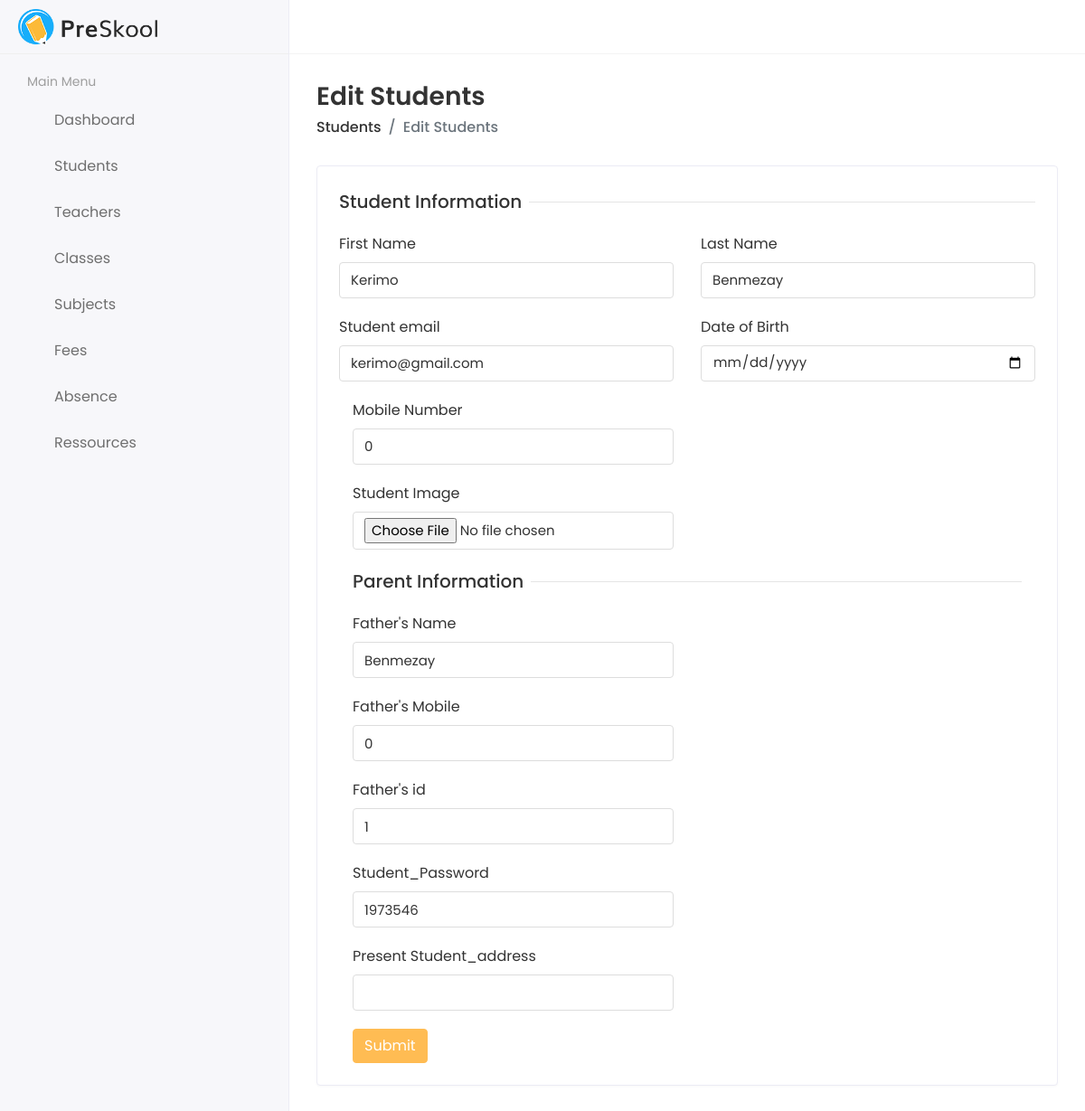
Screenshot of /Pre-School-Template/html-template/edit-student.php?updateid=2 with the database file from the repository.
### tables this page shows
CREATE TABLE `student` (
  `Student_Id` int(11) NOT NULL,
  `Supervisor_Id` int(11) NOT NULL,
  `Student_FirstName` varchar(45) NOT NULL,
  `Student_LastName` varchar(45) NOT NULL,
  `Student_Mail` varchar(45) NOT NULL,
  `Student_Password` varchar(45) NOT NULL,
  `Student_Birthday` date NOT NULL,
  `Student_address` varchar(45) NOT NULL,
  `Student_Phone_number` int(11) NOT NULL,
  `image` blob DEFAULT NULL
);

CREATE TABLE `supervisor` (
  `Supervisor_Id` int(11) NOT NULL,
  `Supervisor_FirstName` varchar(45) NOT NULL,
  `Supervisor_LastName` varchar(45) NOT NULL,
  `School_Id` int(11) NOT NULL,
  `Supervisor_Mail` varchar(45) NOT NULL,
  `Password_User` varchar(45) NOT NULL,
  `Mobile_number` int(11) NOT NULL
);

### Pre-School-Template/html-template/edit-student.php (the view, shortened to what this page needs)
<!DOCTYPE html>
<html lang="en">
   <head>
      <link rel="stylesheet" href="assets/plugins/bootstrap/css/bootstrap.min.css">
      <link rel="stylesheet" href="assets/plugins/fontawesome/css/fontawesome.min.css">
      <link rel="stylesheet" href="assets/plugins/fontawesome/css/all.min.css">
      <link rel="stylesheet" href="assets/css/style.css">
   </head>
   <body>
   <div class="main-wrapper">
   <div class="header">
            <div class="header-left">
               <a href="index.php" class="logo">
               <img src="assets/img/logo.png" alt="Logo">
               </a>
            </div>
            <a href="javascript:void(0);" id="toggle_btn">
            <i class="fas fa-align-left"></i>
            </a>
         </div>
         <div class="sidebar" id="sidebar">
            <div class="sidebar-inner slimscroll">
               <div id="sidebar-menu" class="sidebar-menu">
                  <ul>
                     <li class="menu-title">
                        <span>Main Menu</span>
                     </li>
                     <li class="submenu">
                        <a href="index.php"><i class="fas fa-user-graduate"></i> <span> Dashboard</span> <span class="menu-arrow"></span></a>
                     </li>
                     <li class="submenu">
                        <a href="#"><i class="fas fa-user-graduate"></i> <span> Students</span> <span class="menu-arrow"></span></a>
                     </li>
                     <li class="submenu">
                        <a href="#"><i class="fas fa-chalkboard-teacher"></i> <span> Teachers</span> <span class="menu-arrow"></span></a>
                     </li>
<li class="submenu">
<a href="#"><i class="fas fa-building"></i> <span> Classes</span> <span class="menu-arrow"></span></a>
</li>
                     <li class="submenu">
                        <a href="#"><i class="fas fa-book-reader"></i> <span> Subjects</span> <span class="menu-arrow"></span></a>
                     </li>
                     <li>
                        <a href="fees.php"><i class="fas fa-comment-dollar"></i> <span>Fees</span></a>
                     </li>
                     <li>
                            <a href="absence.php"><i class="fas fa-holly-berry"></i> <span>Absence</span></a>
                        </li>
                        <li>
<a href="event.php"><i class="fas fa-calendar-day"></i> <span>Ressources</span></a>
</li>
                  </ul>
               </div>
            </div>
         </div>
         <div class="page-wrapper">
            <div class="content container-fluid">
               <div class="page-header">
                  <div class="row align-items-center">
                     <div class="col">
                        <h3 class="page-title">Edit Students</h3>
                        <ul class="breadcrumb">
                           <li class="breadcrumb-item"><a href="students.php">Students</a></li>
                           <li class="breadcrumb-item active">Edit Students</li>
                        </ul>
                     </div>
                  </div>
               </div>
               <?php
               include "connexion.php";
               $ID=$_GET["updateid"];
               $Query="SELECT * FROM student where Student_Id=$ID;";
               $res= mysqli_query($db,$Query);
               $row=mysqli_fetch_row($res);
               $Query2="SELECT * FROM supervisor where Supervisor_Id=$row[1];";
               $res2= mysqli_query($db,$Query2);
               $row2=mysqli_fetch_row($res2);
               ?>
               <div class="row">
                  <div class="col-sm-12">
                     <div class="card">
                        <div class="card-body">
                        <form  method="POST">
                              <div class="row">
                                 <div class="col-12">
                                    <h5 class="form-title"><span>Student Information</span></h5>
                                 </div>
                                 <div class="col-12 col-sm-6">
                                    <div class="form-group">
                                       <label>First Name</label>
                                       <input type="text" class="form-control" name="Student_FirstName" value="<?php echo $row[2]?>">
                                    </div>
                                 </div>
                                 <div class="col-12 col-sm-6">
                                    <div class="form-group">
                                       <label>Last Name</label>
                                       <input type="text" class="form-control" name="Student_LastName"  value="<?php echo $row[3]?>">
                                    </div>
                                 </div>
                                 <div class="col-12 col-sm-6">
                                    <div class="form-group">
                                       <label>Student email</label>
                                       <input type="Student_Mail" class="form-control" name="Student_Mail"  value="<?php echo $row[4]?>">
                                    </div>
                                 </div>
                                 <div class="col-12 col-sm-6">
                                    <div class="form-group">
                                       <label>Date of Birth</label>
                                       <div>
                                          <input type="date" class="form-control" name="Student_Birthday"  value="<?php echo $row[5]?>">
                                       </div>
                                    </div>
                                 </div>
                                 </div>
                                 <div class="col-12 col-sm-6">
                                    <div class="form-group">
                                       <label>Mobile Number</label>
                                       <input type="text" class="form-control" name="Student_Phone_number"  value="<?php echo $row[8]?>">
                                    </div>
                                 </div>
                                 <div class="col-12 col-sm-6">
                                    <div class="form-group">
                                       <label>Student Image</label>
                                       <input type="file" class="form-control" name="image" >
                                    </div>
                                 </div>
                                 <div class="col-12">
                                    <h5 class="form-title"><span>Parent Information</span></h5>
                                 </div>
                                 <div class="col-12 col-sm-6">
                                    <div class="form-group">
                                       <label>Father's Name</label>
                                       <input type="text" class="form-control" value="<?php echo $row2[2]?>">
                                    </div>
                                 </div>
                                 <div class="col-12 col-sm-6">
                                    <div class="form-group">
                                       <label>Father's Mobile</label>
                                       <input type="text" class="form-control" value="<?php echo $row2[6]?>">
                                    </div>
                                 </div>
                                 <div class="col-12 col-sm-6">
                                    <div class="form-group">
                                       <label>Father's id</label>
                                       <input type="Student_Mail" class="form-control" name="Supervisor_Id" value="<?php echo $row2[0]?>">
                                    </div>
                                 </div>
                                 <div class="col-12 col-sm-6">
                                    <div class="form-group">
                                       <label> Student_Password</label>
                                       <input type="Student_Password" class="form-control" name="Student_Password" value="<?php echo $row2[5]?>">
                                    </div>
                                 </div>
                                 <div class="col-12 col-sm-6">
                                    <div class="form-group">
                                       <label>Present Student_address</label>
                                       <input class="form-control" name="Student_address" value="<?php echo $row[7]?>"></textarea>
                                    </div>
                                 </div>
                                 <div class="col-12">
                                    <input type="submit" class="btn btn-primary" name="SUBMIT" VALUES="update">
                                 </div>
                              </div>
                        </div>
                     </div>
                  </div>
               </div>
            </div>
         </div>
   </body>
</html>

### rows the page displays
student: Student_FirstName "Kerimo", Student_LastName "Benmezay", Student_Mail "kerimo@gmail.com", Student_Phone_number "0"
supervisor: Supervisor_LastName "Benmezay", Mobile_number "0", Supervisor_Id "1", Student_Password "1973546"
